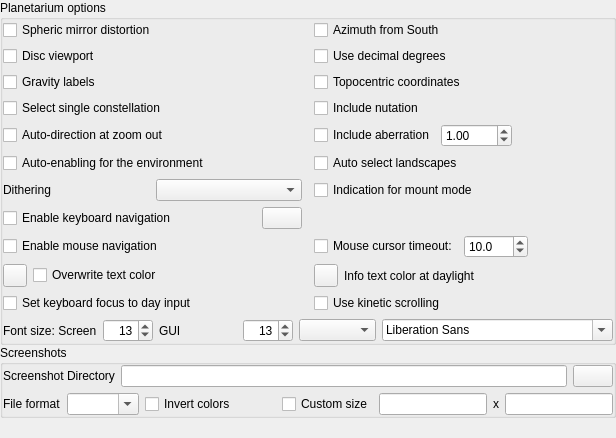
        <widget class="QWidget" name="page_Tools">
         <layout class="QVBoxLayout" name="verticalLayout_5">
          <property name="spacing">
           <number>0</number>
          </property>
          <property name="leftMargin">
           <number>0</number>
          </property>
          <property name="topMargin">
           <number>0</number>
          </property>
          <property name="rightMargin">
           <number>0</number>
          </property>
          <property name="bottomMargin">
           <number>0</number>
          </property>
          <item>
           <widget class="QGroupBox" name="planetarium_groupBox">
            <property name="sizePolicy">
             <sizepolicy hsizetype="Preferred" vsizetype="Expanding">
              <horstretch>0</horstretch>
              <verstretch>0</verstretch>
             </sizepolicy>
            </property>
            <property name="title">
             <string>Planetarium options</string>
            </property>
            <layout class="QGridLayout" name="gridLayoutOptions">
             <property name="leftMargin">
              <number>0</number>
             </property>
             <property name="topMargin">
              <number>0</number>
             </property>
             <property name="rightMargin">
              <number>0</number>
             </property>
             <property name="bottomMargin">
              <number>0</number>
             </property>
             <item row="12" column="1">
              <layout class="QHBoxLayout" name="horizontalLayout_13">
               <item>
                <widget class="QCheckBox" name="enableKeysNavigationCheckBox">
                 <property name="toolTip">
                  <string>Allow keyboard to pan and zoom</string>
                 </property>
                 <property name="text">
                  <string>Enable keyboard navigation</string>
                 </property>
                </widget>
               </item>
               <item>
                <spacer name="horizontalSpacer_3">
                 <property name="orientation">
                  <enum>Qt::Horizontal</enum>
                 </property>
                 <property name="sizeHint" stdset="0">
                  <size>
                   <width>40</width>
                   <height>20</height>
                  </size>
                 </property>
                </spacer>
               </item>
               <item>
                <widget class="QPushButton" name="editShortcutsPushButton">
                 <property name="sizePolicy">
                  <sizepolicy hsizetype="Fixed" vsizetype="Fixed">
                   <horstretch>0</horstretch>
                   <verstretch>0</verstretch>
                  </sizepolicy>
                 </property>
                 <property name="toolTip">
                  <string>Edit keyboard shortcuts...</string>
                 </property>
                 <property name="icon">
                  <iconset resource="../../data/gui/guiRes.qrc">
                   <normaloff>:/graphicGui/uibtSettings.png</normaloff>
                   <disabledoff>:/graphicGui/uibtSettings-disabled.png</disabledoff>:/graphicGui/uibtSettings.png</iconset>
                 </property>
                </widget>
               </item>
              </layout>
             </item>
             <item row="15" column="1">
              <widget class="QCheckBox" name="enableMouseNavigationCheckBox">
               <property name="toolTip">
                <string>Allow mouse to pan (drag) and zoom (mousewheel)</string>
               </property>
               <property name="text">
                <string>Enable mouse navigation</string>
               </property>
              </widget>
             </item>
             <item row="3" column="1">
              <widget class="QCheckBox" name="selectSingleConstellationButton">
               <property name="toolTip">
                <string>Hide other constellations when you click one</string>
               </property>
               <property name="statusTip">
                <string>Hide other constellations when you click one</string>
               </property>
               <property name="text">
                <string>Select single constellation</string>
               </property>
              </widget>
             </item>
             <item row="16" column="1">
              <layout class="QHBoxLayout" name="horizontalLayout_15">
               <item>
                <widget class="QToolButton" name="overwriteTextColorButton">
                 <property name="toolTip">
                  <string>Info text color for overwrite</string>
                 </property>
                </widget>
               </item>
               <item>
                <widget class="QCheckBox" name="overwriteTextColorCheckBox">
                 <property name="toolTip">
                  <string>Set one color for text in info panel for all objects</string>
                 </property>
                 <property name="text">
                  <string>Overwrite text color</string>
                 </property>
                </widget>
               </item>
              </layout>
             </item>
             <item row="2" column="3">
              <widget class="QCheckBox" name="topocentricCheckBox">
               <property name="toolTip">
                <string>Activate to view as seen from surface of the planet (recommended). If switched off, display planetocentric view.</string>
               </property>
               <property name="text">
                <string>Topocentric coordinates</string>
               </property>
              </widget>
             </item>
             <item row="3" column="3">
              <widget class="QCheckBox" name="nutationCheckBox">
               <property name="toolTip">
                <string>Nutation is a small wobble of Earth's axis, amounting to a few arcseconds.</string>
               </property>
               <property name="text">
                <string>Include nutation</string>
               </property>
              </widget>
             </item>
             <item row="8" column="1">
              <widget class="QCheckBox" name="autoEnableEnvironmentCheckBox">
               <property name="toolTip">
                <string>Auto-enable atmosphere and landscape when selecting a celestial body in the location window.</string>
               </property>
               <property name="text">
                <string>Auto-enabling for the environment</string>
               </property>
              </widget>
             </item>
             <item row="17" column="3">
              <widget class="QCheckBox" name="kineticScrollingCheckBox">
               <property name="toolTip">
                <string>Kinetic scrolling means dragging text panels directly instead of dragging window handles.</string>
               </property>
               <property name="text">
                <string>Use kinetic scrolling</string>
               </property>
              </widget>
             </item>
             <item row="15" column="3">
              <layout class="QHBoxLayout" name="mouseTimeoutLayout">
               <item>
                <widget class="QCheckBox" name="mouseTimeoutCheckbox">
                 <property name="toolTip">
                  <string>Hides the mouse cursor when inactive</string>
                 </property>
                 <property name="text">
                  <string>Mouse cursor timeout:</string>
                 </property>
                </widget>
               </item>
               <item>
                <widget class="QDoubleSpinBox" name="mouseTimeoutSpinBox">
                 <property name="maximumSize">
                  <size>
                   <width>16777215</width>
                   <height>24</height>
                  </size>
                 </property>
                 <property name="toolTip">
                  <string>seconds</string>
                 </property>
                 <property name="decimals">
                  <number>1</number>
                 </property>
                 <property name="minimum">
                  <double>0.000000000000000</double>
                 </property>
                 <property name="maximum">
                  <double>3600.000000000000000</double>
                 </property>
                 <property name="value">
                  <double>10.000000000000000</double>
                 </property>
                </widget>
               </item>
               <item>
                <spacer name="horizontalSpacer">
                 <property name="orientation">
                  <enum>Qt::Horizontal</enum>
                 </property>
                 <property name="sizeHint" stdset="0">
                  <size>
                   <width>30</width>
                   <height>20</height>
                  </size>
                 </property>
                </spacer>
               </item>
              </layout>
             </item>
             <item row="0" column="1">
              <widget class="QCheckBox" name="sphericMirrorCheckbox">
               <property name="toolTip">
                <string>Spheric mirror distortion is used when projecting Stellarium onto a spheric mirror for low-cost planetarium systems.</string>
               </property>
               <property name="text">
                <string>Spheric mirror distortion</string>
               </property>
               <property name="checkable">
                <bool>true</bool>
               </property>
              </widget>
             </item>
             <item row="11" column="1">
              <layout class="QHBoxLayout" name="horizontalLayout_10">
               <item>
                <widget class="QLabel" name="dithering_label">
                 <property name="text">
                  <string>Dithering</string>
                 </property>
                </widget>
               </item>
               <item>
                <widget class="QComboBox" name="ditheringComboBox"/>
               </item>
              </layout>
             </item>
             <item row="17" column="1">
              <widget class="QCheckBox" name="focusOnDaySpinnerCheckBox">
               <property name="toolTip">
                <string>Force date/time tab and focus on day input when activating date panel</string>
               </property>
               <property name="text">
                <string>Set keyboard focus to day input</string>
               </property>
              </widget>
             </item>
             <item row="4" column="3">
              <layout class="QHBoxLayout" name="aberrationHorizontalLayout">
               <item>
                <widget class="QCheckBox" name="aberrationCheckBox">
                 <property name="toolTip">
                  <string>Stellar aberration is an annual shift in positions, amounting to max. about 20 arcseconds for observers on Earth.</string>
                 </property>
                 <property name="text">
                  <string>Include aberration</string>
                 </property>
                </widget>
               </item>
               <item>
                <widget class="QDoubleSpinBox" name="aberrationSpinBox">
                 <property name="toolTip">
                  <string>Exaggerate aberration (for didactic explanations)</string>
                 </property>
                 <property name="maximum">
                  <double>1000.000000000000000</double>
                 </property>
                 <property name="value">
                  <double>1.000000000000000</double>
                 </property>
                </widget>
               </item>
               <item>
                <spacer name="horizontalSpacer_4">
                 <property name="orientation">
                  <enum>Qt::Horizontal</enum>
                 </property>
                 <property name="sizeHint" stdset="0">
                  <size>
                   <width>40</width>
                   <height>20</height>
                  </size>
                 </property>
                </spacer>
               </item>
              </layout>
             </item>
             <item row="18" column="1" rowspan="2" colspan="3">
              <layout class="QHBoxLayout" name="fontHorizontalLayout">
               <item>
                <widget class="QLabel" name="fontSizeLabel">
                 <property name="text">
                  <string>Font size: Screen</string>
                 </property>
                </widget>
               </item>
               <item>
                <widget class="QSpinBox" name="screenFontSizeSpinBox">
                 <property name="maximumSize">
                  <size>
                   <width>50</width>
                   <height>16777215</height>
                  </size>
                 </property>
                 <property name="toolTip">
                  <string>Base font size for on-screen text</string>
                 </property>
                 <property name="alignment">
                  <set>Qt::AlignRight|Qt::AlignTrailing|Qt::AlignVCenter</set>
                 </property>
                 <property name="minimum">
                  <number>5</number>
                 </property>
                 <property name="maximum">
                  <number>30</number>
                 </property>
                 <property name="value">
                  <number>13</number>
                 </property>
                </widget>
               </item>
               <item>
                <widget class="QLabel" name="guiFontSizeLabel">
                 <property name="toolTip">
                  <string>Graphical user interface</string>
                 </property>
                 <property name="text">
                  <string comment="abbreviation">GUI</string>
                 </property>
                </widget>
               </item>
               <item>
                <widget class="QSpinBox" name="guiFontSizeSpinBox">
                 <property name="minimumSize">
                  <size>
                   <width>20</width>
                   <height>0</height>
                  </size>
                 </property>
                 <property name="maximumSize">
                  <size>
                   <width>50</width>
                   <height>16777215</height>
                  </size>
                 </property>
                 <property name="toolTip">
                  <string>Base font size for dialogs</string>
                 </property>
                 <property name="alignment">
                  <set>Qt::AlignRight|Qt::AlignTrailing|Qt::AlignVCenter</set>
                 </property>
                 <property name="minimum">
                  <number>7</number>
                 </property>
                 <property name="maximum">
                  <number>24</number>
                 </property>
                 <property name="value">
                  <number>13</number>
                 </property>
                </widget>
               </item>
               <item>
                <widget class="QComboBox" name="fontWritingSystemComboBox">
                 <property name="toolTip">
                  <string>Pre-select fonts for a particular writing system</string>
                 </property>
                </widget>
               </item>
               <item>
                <widget class="QFontComboBox" name="fontComboBox">
                 <property name="toolTip">
                  <string>Application font</string>
                 </property>
                </widget>
               </item>
              </layout>
             </item>
             <item row="1" column="1">
              <widget class="QCheckBox" name="diskViewportCheckbox">
               <property name="toolTip">
                <string>Mask out everything outside a central circle in the main view</string>
               </property>
               <property name="text">
                <string>Disc viewport</string>
               </property>
              </widget>
             </item>
             <item row="1" column="3">
              <widget class="QCheckBox" name="decimalDegreeCheckBox">
               <property name="toolTip">
                <string>Use decimal degrees for coordinates</string>
               </property>
               <property name="text">
                <string>Use decimal degrees</string>
               </property>
              </widget>
             </item>
             <item row="2" column="1">
              <widget class="QCheckBox" name="gravityLabelCheckbox">
               <property name="toolTip">
                <string>Align labels with the screen center</string>
               </property>
               <property name="text">
                <string>Gravity labels</string>
               </property>
              </widget>
             </item>
             <item row="8" column="3">
              <widget class="QCheckBox" name="autoChangeLandscapesCheckBox">
               <property name="toolTip">
                <string>Automatic change of landscape when planet is changed</string>
               </property>
               <property name="text">
                <string>Auto select landscapes</string>
               </property>
              </widget>
             </item>
             <item row="0" column="3">
              <widget class="QCheckBox" name="azimuthFromSouthcheckBox">
               <property name="toolTip">
                <string>Activate this option to calculate azimuth from south towards west.</string>
               </property>
               <property name="text">
                <string>Azimuth from South</string>
               </property>
              </widget>
             </item>
             <item row="11" column="3">
              <widget class="QCheckBox" name="indicationMountModeCheckBox">
               <property name="toolTip">
                <string>Flash a short message when toggling mount mode.</string>
               </property>
               <property name="text">
                <string>Indication for mount mode</string>
               </property>
              </widget>
             </item>
             <item row="16" column="3">
              <layout class="QHBoxLayout" name="horizontalLayout_14">
               <item>
                <widget class="QToolButton" name="daylightTextColorButton">
                 <property name="toolTip">
                  <string>Info text color at daylight</string>
                 </property>
                </widget>
               </item>
               <item>
                <widget class="QLabel" name="label_2">
                 <property name="text">
                  <string>Info text color at daylight</string>
                 </property>
                </widget>
               </item>
              </layout>
             </item>
             <item row="4" column="1">
              <widget class="QCheckBox" name="autoZoomResetsDirectionCheckbox">
               <property name="toolTip">
                <string>When enabled, the &quot;auto zoom out&quot; key will also set the initial viewing direction</string>
               </property>
               <property name="text">
                <string>Auto-direction at zoom out</string>
               </property>
              </widget>
             </item>
            </layout>
           </widget>
          </item>
          <item>
           <widget class="QGroupBox" name="groupBox_Screenshots">
            <property name="title">
             <string>Screenshots</string>
            </property>
            <layout class="QVBoxLayout" name="verticalLayout_3">
             <property name="leftMargin">
              <number>0</number>
             </property>
             <property name="topMargin">
              <number>0</number>
             </property>
             <property name="rightMargin">
              <number>0</number>
             </property>
             <property name="bottomMargin">
              <number>0</number>
             </property>
             <item>
              <layout class="QHBoxLayout" name="horizontalLayout_5">
               <item>
                <widget class="QLabel" name="label">
                 <property name="text">
                  <string>Screenshot Directory</string>
                 </property>
                </widget>
               </item>
               <item>
                <widget class="QLineEdit" name="screenshotDirEdit"/>
               </item>
               <item>
                <widget class="QPushButton" name="screenshotBrowseButton">
                 <property name="sizePolicy">
                  <sizepolicy hsizetype="Fixed" vsizetype="Fixed">
                   <horstretch>0</horstretch>
                   <verstretch>0</verstretch>
                  </sizepolicy>
                 </property>
                 <property name="text">
                  <string/>
                 </property>
                 <property name="icon">
                  <iconset resource="../../data/gui/guiRes.qrc">
                   <normaloff>:/graphicGui/uibtFolder.png</normaloff>
                   <disabledoff>:/graphicGui/uibtFolder-disabled.png</disabledoff>:/graphicGui/uibtFolder.png</iconset>
                 </property>
                </widget>
               </item>
              </layout>
             </item>
             <item>
              <layout class="QHBoxLayout" name="horizontalLayout_ScreenshotCustom">
               <property name="topMargin">
                <number>0</number>
               </property>
               <item>
                <widget class="QLabel" name="labelFileFormat">
                 <property name="text">
                  <string>File format</string>
                 </property>
                </widget>
               </item>
               <item>
                <widget class="QComboBox" name="screenshotFileFormatComboBox">
                 <property name="editable">
                  <bool>true</bool>
                 </property>
                 <property name="insertPolicy">
                  <enum>QComboBox::NoInsert</enum>
                 </property>
                </widget>
               </item>
               <item>
                <widget class="QCheckBox" name="invertScreenShotColorsCheckBox">
                 <property name="sizePolicy">
                  <sizepolicy hsizetype="Fixed" vsizetype="Fixed">
                   <horstretch>0</horstretch>
                   <verstretch>0</verstretch>
                  </sizepolicy>
                 </property>
                 <property name="text">
                  <string>Invert colors</string>
                 </property>
                </widget>
               </item>
               <item>
                <spacer name="horizontalSpacer_screenshots">
                 <property name="orientation">
                  <enum>Qt::Horizontal</enum>
                 </property>
                 <property name="sizeHint" stdset="0">
                  <size>
                   <width>40</width>
                   <height>20</height>
                  </size>
                 </property>
                </spacer>
               </item>
               <item>
                <widget class="QCheckBox" name="useCustomScreenshotSizeCheckBox">
                 <property name="sizePolicy">
                  <sizepolicy hsizetype="Fixed" vsizetype="Fixed">
                   <horstretch>0</horstretch>
                   <verstretch>0</verstretch>
                  </sizepolicy>
                 </property>
                 <property name="text">
                  <string>Custom size</string>
                 </property>
                </widget>
               </item>
               <item>
                <widget class="QLineEdit" name="customScreenshotWidthLineEdit">
                 <property name="sizePolicy">
                  <sizepolicy hsizetype="Maximum" vsizetype="Fixed">
                   <horstretch>0</horstretch>
                   <verstretch>0</verstretch>
                  </sizepolicy>
                 </property>
                </widget>
               </item>
               <item>
                <widget class="QLabel" name="label_times">
                 <property name="sizePolicy">
                  <sizepolicy hsizetype="Fixed" vsizetype="Preferred">
                   <horstretch>0</horstretch>
                   <verstretch>0</verstretch>
                  </sizepolicy>
                 </property>
                 <property name="toolTip">
                  <string notr="true"/>
                 </property>
                 <property name="text">
                  <string notr="true">x</string>
                 </property>
                </widget>
               </item>
               <item>
                <widget class="QLineEdit" name="customScreenshotHeightLineEdit">
                 <property name="sizePolicy">
                  <sizepolicy hsizetype="Maximum" vsizetype="Fixed">
                   <horstretch>0</horstretch>
                   <verstretch>0</verstretch>
                  </sizepolicy>
                 </property>
                </widget>
               </item>
              </layout>
             </item>
            </layout>
           </widget>
          </item>
          <item>
           <spacer name="verticalSpacer_2">
            <property name="orientation">
             <enum>Qt::Vertical</enum>
            </property>
            <property name="sizeHint" stdset="0">
             <size>
              <width>20</width>
              <height>20</height>
             </size>
            </property>
           </spacer>
          </item>
         </layout>
        </widget>
